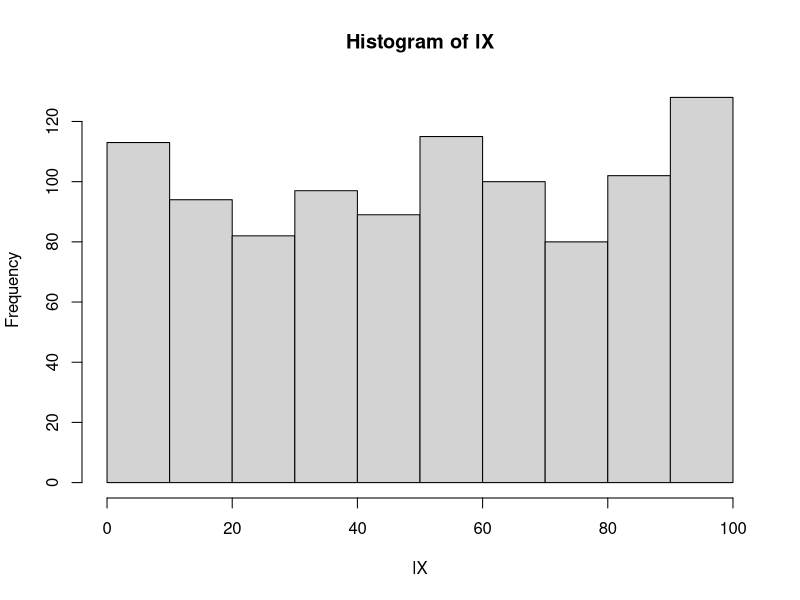
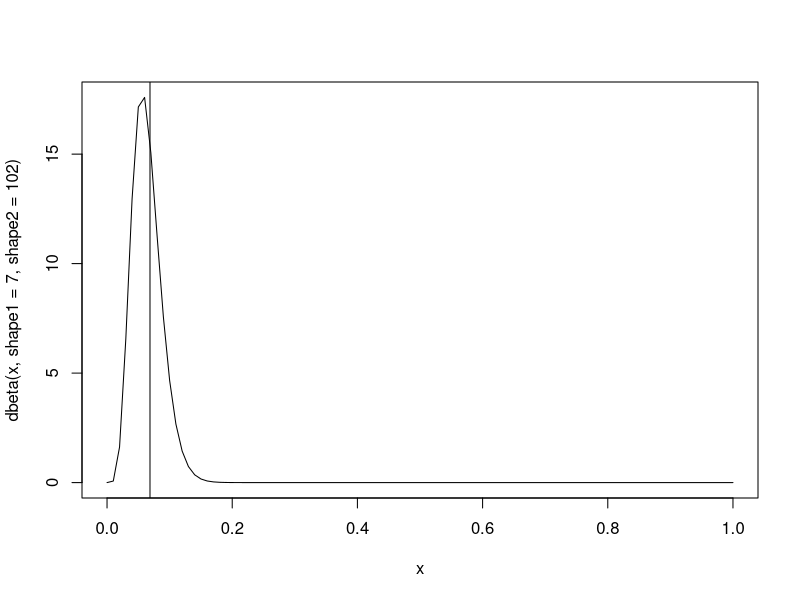
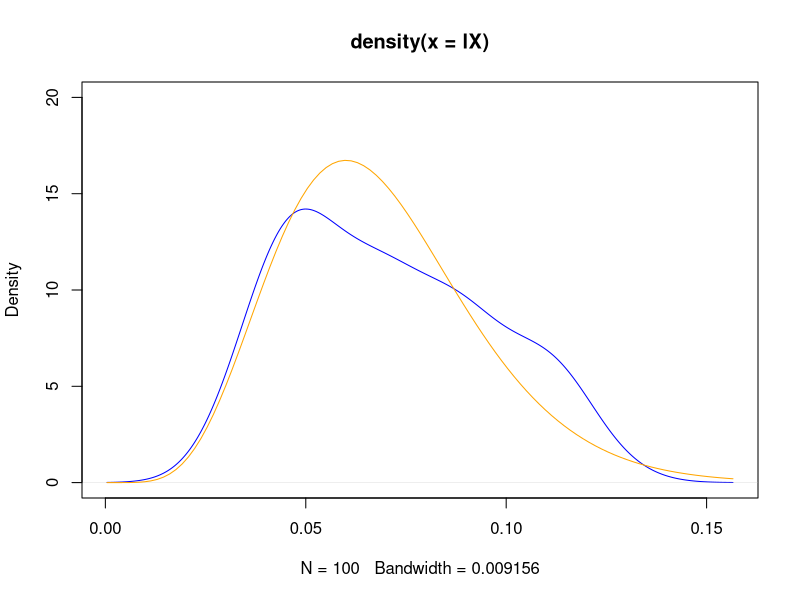
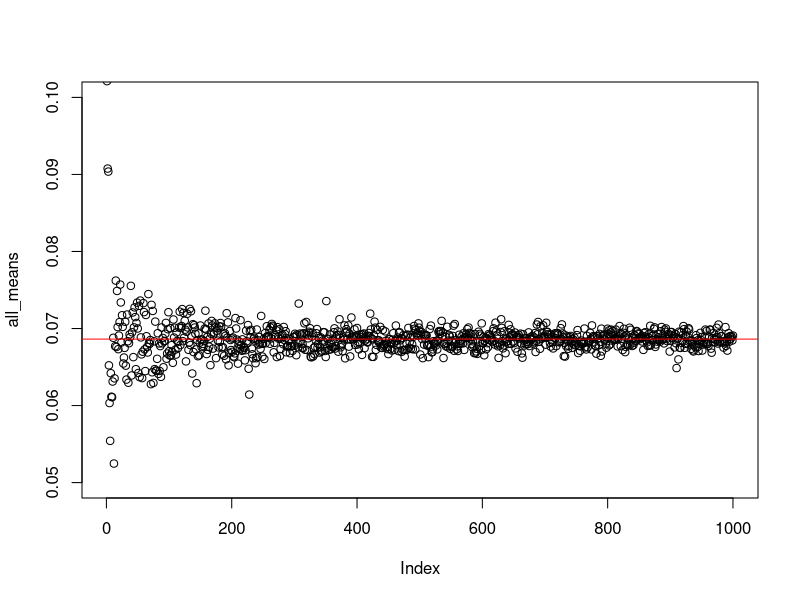
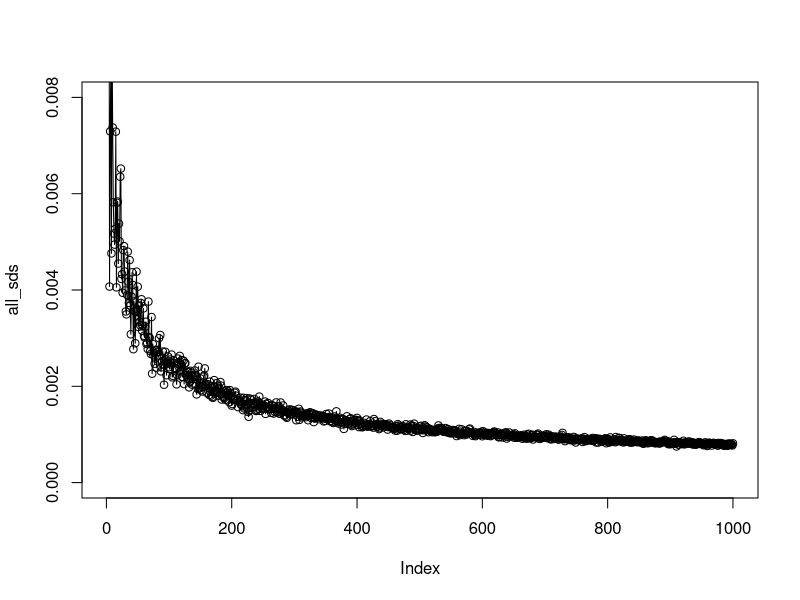
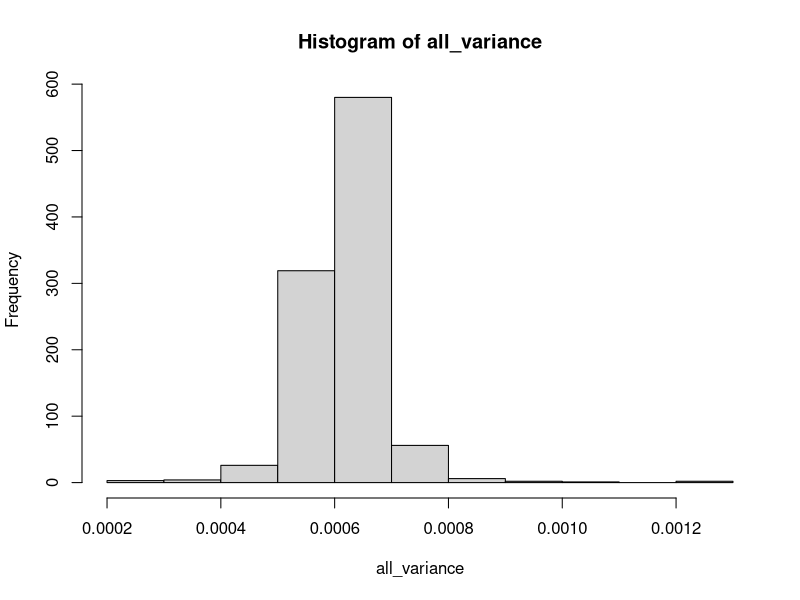
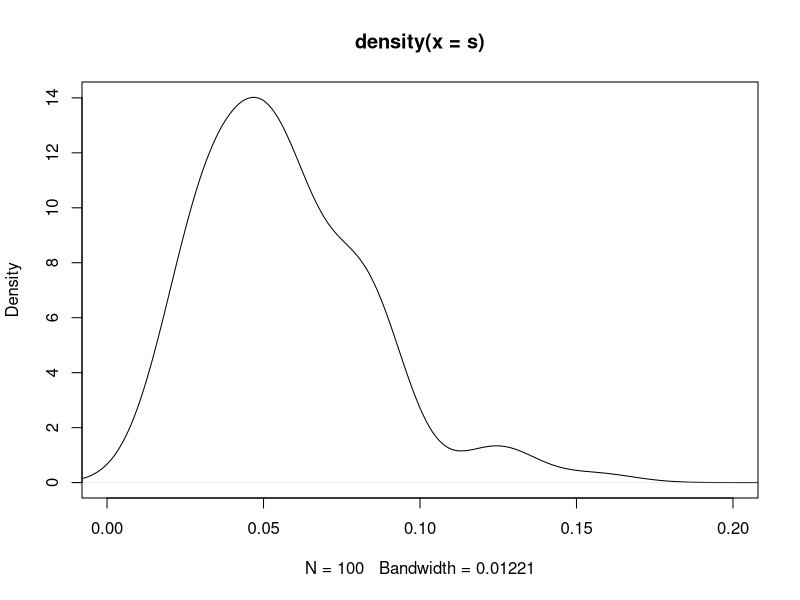
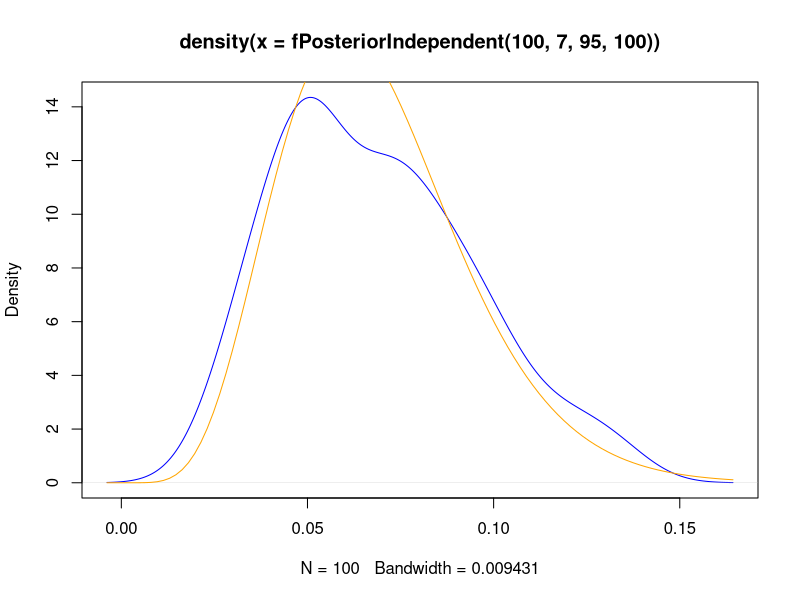

Recreate these plots in R, in order.
## ---- chunk 1
mean(rbeta(n = 100, shape1 = 1, shape2 = 1))
## ---- chunk 2
fPriorPredictive <- function(numSamples, a, b, N){
  lX <- vector(length = numSamples)
  for(i in 1:numSamples){
    theta <- rbeta(n = 1, shape1 = a, shape2 = b)
    lX[i] <- rbinom(n = 1, size = N, prob = theta )
    #cat("\n\n theta: ", theta)
    #cat("\n lX[i] : ", lX[i])
  }
  
  return(lX)
}

lX <- fPriorPredictive(1000, 1, 1, 100)
cat("\n Mean: ", mean(lX))
hist(lX)
## ---- chunk 3
curve(dbeta(x, shape1 = 7, shape2 = 102))
cat(7/102)
abline(v=7/102)
## ---- chunk 4
fPosteriorIndependent <- function(numSamples, a, b, N){
  lX <- vector(length = numSamples)
  for(i in 1:numSamples){
    lX[i] <- rbeta(n = 1,shape1 = a, shape2 = b)
  }
  
  return(lX)
}

lX <- fPosteriorIndependent(100, 7, 95, 100)
cat("\n Mean: ", mean(lX))
#hist(lX)
#cat("\nlX", lX)
plot(density(lX), col="blue", ylim=c(0,20))
curve(dbeta(x, shape1 = 7, shape2 = 95), add=T, col="orange")

## ---- chunk 5
all_means <- vector()
all_sds <- vector()
j = 1
for ( i in seq(from=1, to=1000, by = 1)){
  temp <- fPosteriorIndependent(i, 7, 95, 100)
  all_means[j] <- mean(temp)
  all_sds[j] <- sd(temp, na.rm = TRUE)/sqrt(i)
  j <- j + 1
}
## ---- chunk 6
plot(all_means, ylim = c(0.05, 0.1))
abline(h=0.06862745, col="red")
mean(all_means)

#cat(all_sds)
plot(all_sds, ylim = c(0.000, 0.008))
lines(all_sds)
summary(all_sds)
## ---- chunk 7
all_means <- vector()
all_sds <- vector()
all_variance <- vector()
j = 1
for ( i in seq(from=1, to=1000, by = 1)){
  temp <- fPosteriorIndependent(i, 7, 95, 100)
  all_means[j] <- mean(temp)
  all_sds[j] <- sd(temp, na.rm = TRUE)/sqrt(i)
  all_variance[j] <- var(temp)
  j <- j + 1
}

## ---- chunk 8
hist(all_variance)
## ---- chunk 9
fproposal <- function(theta, step_size){
  theta_proposed <- rnorm(n=1, mean=theta, sd=step_size)
  #cat("\n Proposing theta: ", theta_proposed)
  return (theta_proposed %% 1)

}
## ---- chunk 10
facceptReject <- function(theta_current, theta_proposed){
 r <- (pbinom(q=6, size = 100, prob = theta_proposed) * pbeta(q = theta_proposed, shape1 = 1, shape2 = 1))  / (pbinom(q=6, size = 100, prob = theta_current) * pbeta(q = theta_current, shape1 = 1, shape2 = 1))
 #cat("\nr : ", r)

 a <- runif(1,0,1)
 #cat("\na: ",a)
 if ( r > a)
   return(theta_proposed)
 else
   return(theta_current)
  

}


## ---- chunk 11
  
frwm <- function(theta_current, step_size = 0.1){
  #cat("\n\n theta_current: ", theta_current)
  theta_proposed <- fproposal(theta_current,step_size)
  #cat("\ntheta_proposed:", theta_proposed)
  theta_accepted <- facceptReject(theta_current,theta_proposed)
  #cat("\nAccepted theta: ", theta_accepted)
  return(theta_accepted)
}
## ---- chunk 12
fsampler <- function(numSamples, step_size = 0.1){
  ltheta <- vector()
  ltheta[1] <- runif(n = 1, min = 0, max = 1)
  #cat("\nStarting theta: ", theta)
  for (t in 2:numSamples){
    ltheta[t] <- frwm(ltheta[t-1], step_size)
  }
  return(ltheta)
}
## ---- chunk 13
set.seed(43)
step_size <- 0.1
s <- fsampler(100,step_size)
cat("\n\n\n Mean:", mean(s))
plot(density(s), xlim = c(0.0, 0.2))
## ---- chunk 14
plot(density(fPosteriorIndependent(100, 7, 95, 100)), col="blue")
curve(dbeta(x, shape1 = 7, shape2 = 95), add=T, col="orange")
## ---- chunk 15
lsamples_matrix <- matrix(0,nrow = 1000, ncol = 100)
lsamples_mean <- vector(length = 1000)
step_size = 0.01

for(chain in 1:1000){
  lsamples_matrix[chain,] <- fsampler(100, 0.1)
  lsamples_mean[chain] <- mean(lsamples_matrix[chain,])
}

## ---- chunk 16
hist(lsamples_mean)
## ---- chunk 17
hist(lsamples_mean)
cat(mean(lsamples_mean))

## ---- chunk 18
hist(lsamples_mean[500:1000], xlim=c(0.0, 0.1))
cat(mean(lsamples_mean[500:1000]))
abline(v=0.07, col="blue")
